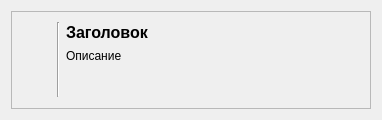
<?xml version="1.0" encoding="UTF-8"?>
<ui version="4.0">
    <class>Notification</class>
    <widget class="QWidget" name="Notification">
        <property name="geometry">
            <rect>
                <x>0</x>
                <y>0</y>
                <width>382</width>
                <height>120</height>
            </rect>
        </property>
        <property name="sizePolicy">
            <sizepolicy hsizetype="Expanding" vsizetype="Minimum">
                <horstretch>0</horstretch>
                <verstretch>0</verstretch>
            </sizepolicy>
        </property>
        <property name="minimumSize">
            <size>
                <width>382</width>
                <height>120</height>
            </size>
        </property>
        <property name="maximumSize">
            <size>
                <width>385</width>
                <height>300</height>
            </size>
        </property>
        <property name="windowTitle">
            <string>Form</string>
        </property>
        <layout class="QGridLayout" name="gridLayout">
            <item row="0" column="4">
                <widget class="QFrame" name="horizontalFrame">
                    <property name="sizePolicy">
                        <sizepolicy hsizetype="Expanding" vsizetype="Minimum">
                            <horstretch>0</horstretch>
                            <verstretch>0</verstretch>
                        </sizepolicy>
                    </property>
                    <property name="frameShape">
                        <enum>QFrame::Shape::StyledPanel</enum>
                    </property>
                    <layout class="QHBoxLayout" name="horizontalLayout_2">
                        <item>
                            <widget class="QLabel" name="lb_icon">
                                <property name="sizePolicy">
                                    <sizepolicy hsizetype="Preferred" vsizetype="Minimum">
                                        <horstretch>0</horstretch>
                                        <verstretch>0</verstretch>
                                    </sizepolicy>
                                </property>
                                <property name="minimumSize">
                                    <size>
                                        <width>30</width>
                                        <height>30</height>
                                    </size>
                                </property>
                                <property name="maximumSize">
                                    <size>
                                        <width>30</width>
                                        <height>30</height>
                                    </size>
                                </property>
                                <property name="text">
                                    <string/>
                                </property>
                                <property name="pixmap">
                                    <pixmap resource="resources.qrc">:/res/icons/icon-hr.png.png</pixmap>
                                </property>
                                <property name="scaledContents">
                                    <bool>true</bool>
                                </property>
                            </widget>
                        </item>
                        <item>
                            <widget class="Line" name="line">
                                <property name="maximumSize">
                                    <size>
                                        <width>16777215</width>
                                        <height>75</height>
                                    </size>
                                </property>
                                <property name="orientation">
                                    <enum>Qt::Orientation::Vertical</enum>
                                </property>
                            </widget>
                        </item>
                        <item>
                            <layout class="QVBoxLayout" name="verticalLayout">
                                <item>
                                    <widget class="QLabel" name="lb_title">
                                        <property name="sizePolicy">
                                            <sizepolicy hsizetype="Expanding" vsizetype="Minimum">
                                                <horstretch>0</horstretch>
                                                <verstretch>0</verstretch>
                                            </sizepolicy>
                                        </property>
                                        <property name="font">
                                            <font>
                                                <pointsize>12</pointsize>
                                                <bold>true</bold>
                                            </font>
                                        </property>
                                        <property name="text">
                                            <string>Заголовок</string>
                                        </property>
                                    </widget>
                                </item>
                                <item>
                                    <widget class="QLabel" name="lb_content">
                                        <property name="sizePolicy">
                                            <sizepolicy hsizetype="Expanding" vsizetype="Minimum">
                                                <horstretch>0</horstretch>
                                                <verstretch>0</verstretch>
                                            </sizepolicy>
                                        </property>
                                        <property name="text">
                                            <string>Описание</string>
                                        </property>
                                        <property name="alignment">
                                            <set>
                                                Qt::AlignmentFlag::AlignLeading|Qt::AlignmentFlag::AlignLeft|Qt::AlignmentFlag::AlignTop
                                            </set>
                                        </property>
                                        <property name="wordWrap">
                                            <bool>true</bool>
                                        </property>
                                    </widget>
                                </item>
                                <item>
                                    <layout class="QHBoxLayout" name="horizontalLayout_3">
                                        <property name="topMargin">
                                            <number>0</number>
                                        </property>
                                        <item>
                                            <widget class="QPushButton" name="btn_2">
                                                <property name="enabled">
                                                    <bool>false</bool>
                                                </property>
                                                <property name="sizePolicy">
                                                    <sizepolicy hsizetype="Minimum" vsizetype="Minimum">
                                                        <horstretch>0</horstretch>
                                                        <verstretch>0</verstretch>
                                                    </sizepolicy>
                                                </property>
                                                <property name="maximumSize">
                                                    <size>
                                                        <width>16777215</width>
                                                        <height>30</height>
                                                    </size>
                                                </property>
                                                <property name="text">
                                                    <string/>
                                                </property>
                                                <property name="flat">
                                                    <bool>true</bool>
                                                </property>
                                            </widget>
                                        </item>
                                        <item>
                                            <spacer name="horizontalSpacer">
                                                <property name="orientation">
                                                    <enum>Qt::Orientation::Horizontal</enum>
                                                </property>
                                                <property name="sizeType">
                                                    <enum>QSizePolicy::Policy::Expanding</enum>
                                                </property>
                                                <property name="sizeHint" stdset="0">
                                                    <size>
                                                        <width>40</width>
                                                        <height>20</height>
                                                    </size>
                                                </property>
                                            </spacer>
                                        </item>
                                        <item>
                                            <widget class="QPushButton" name="btn_close">
                                                <property name="sizePolicy">
                                                    <sizepolicy hsizetype="Minimum" vsizetype="Minimum">
                                                        <horstretch>0</horstretch>
                                                        <verstretch>0</verstretch>
                                                    </sizepolicy>
                                                </property>
                                                <property name="maximumSize">
                                                    <size>
                                                        <width>30</width>
                                                        <height>30</height>
                                                    </size>
                                                </property>
                                                <property name="layoutDirection">
                                                    <enum>Qt::LayoutDirection::LeftToRight</enum>
                                                </property>
                                                <property name="text">
                                                    <string/>
                                                </property>
                                                <property name="icon">
                                                    <iconset theme="QIcon::ThemeIcon::EditClear"/>
                                                </property>
                                                <property name="flat">
                                                    <bool>true</bool>
                                                </property>
                                            </widget>
                                        </item>
                                    </layout>
                                </item>
                            </layout>
                        </item>
                    </layout>
                </widget>
            </item>
        </layout>
    </widget>
    <resources>
        <include location="resources.qrc"/>
    </resources>
    <connections/>
</ui>
